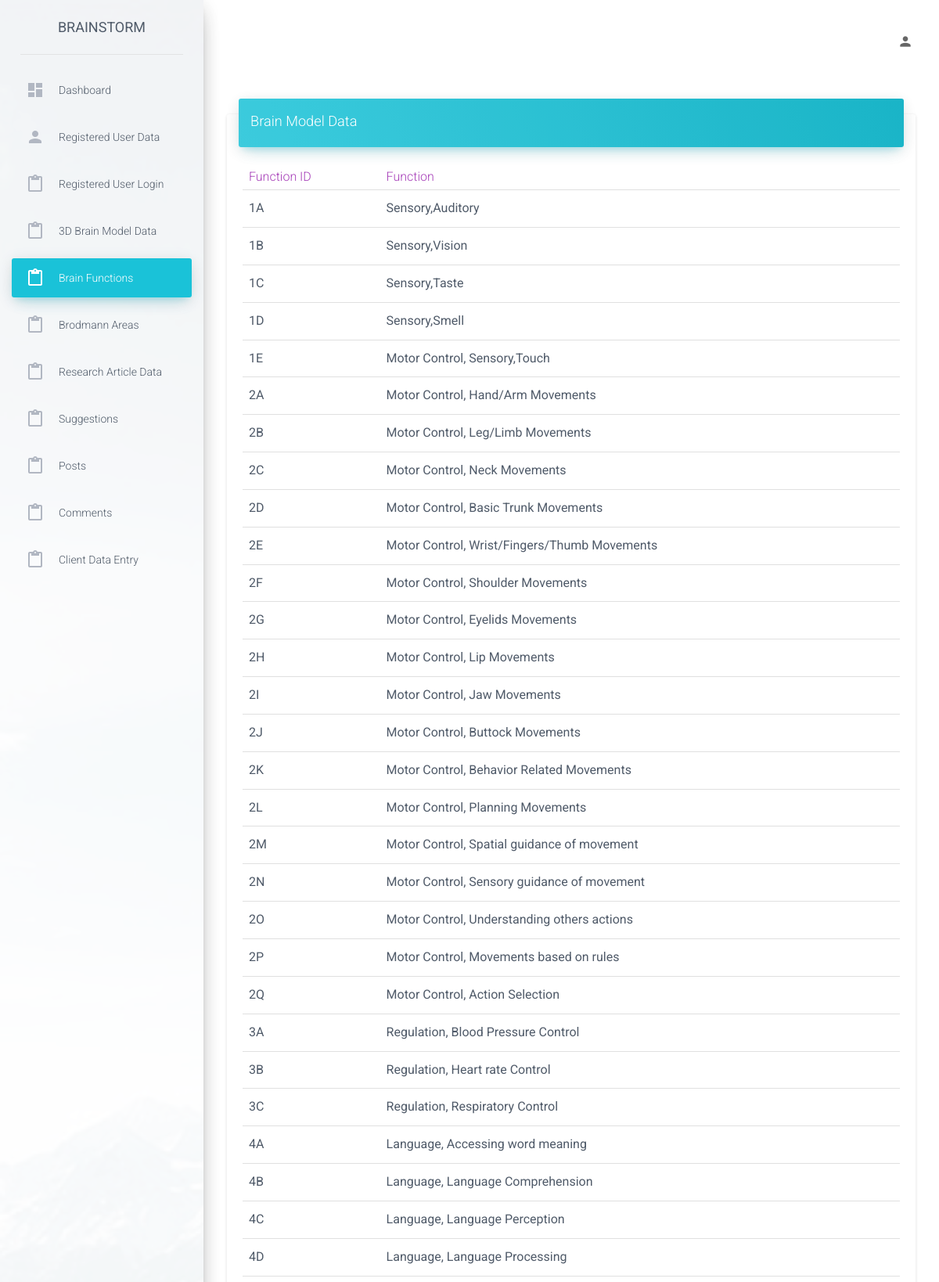
Page /admin/examples/function.php (upper part) on the committed database.
### tables this page shows
CREATE TABLE `function_detail` (
  `function_id` varchar(10) NOT NULL,
  `function` varchar(50) NOT NULL,
  `media` longblob NOT NULL,
  `message` text NOT NULL
);

### admin/examples/function.php (the view, shortened to what this page needs)
<html lang="en">
<head>
    <link href="../assets/css/bootstrap.min.css" rel="stylesheet" />
    <link href="../assets/css/material-dashboard.css?v=1.2.0" rel="stylesheet" />
    <link href="../assets/css/demo.css" rel="stylesheet" />
    <link href="http://maxcdn.bootstrapcdn.com/font-awesome/latest/css/font-awesome.min.css" rel="stylesheet">
</head>
<?php
include("../config/db_connect.php");
?>
<body>
    <div class="wrapper">
        <div class="sidebar" data-color="blue" data-image="../assets/img/sidebar-1.jpg">
            <div class="logo">
                <a href="http://localhost/fMRI%20website/index.php" class="simple-text">
                    Brainstorm
                </a>
            </div>
            <div class="sidebar-wrapper">
                <ul class="nav">
                    <li>
                        <a href="dashboard.php">
                            <i class="material-icons">dashboard</i>
                            <p>Dashboard</p>
                        </a>
                    </li>
                    <li >
                        <a href="./user.php">
                            <i class="material-icons">person</i>
                            <p>Registered User Data</p>
                        </a>
                    </li>
                    <li>
                        <a href="./log.php">
                            <i class="material-icons">content_paste</i>
                            <p>Registered User Login </p>
                        </a>
                    </li>
                    <li>
                        <a href="./table.php">
                            <i class="material-icons">content_paste</i>
                            <p>3D Brain Model Data</p>
                        </a>
                    </li>
                    <li class="active">
                        <a href="./function.php">
                            <i class="material-icons">content_paste</i>
                            <p>Brain Functions</p>
                        </a>
                    </li>
                    <li>
                        <a href="./brodmann areas.php">
                            <i class="material-icons">content_paste</i>
                            <p>Brodmann Areas</p>
                        </a>
                    </li>
                    <li>
                        <a href="./article.php">
                            <i class="material-icons">content_paste</i>
                            <p>Research Article Data</p>
                        </a>
                    </li>
                     <li>
                        <a href="./suggestions.php">
                            <i class="material-icons">content_paste</i>
                            <p>Suggestions</p>
                        </a>
                    </li>
                   <li>
                        <a href="./posts.php">
                            <i class="material-icons">content_paste</i>
                            <p>Posts</p>
                        </a>
                    </li>
                    <li>
                        <a href="./comments.php">
                            <i class="material-icons">content_paste</i>
                            <p>Comments</p>
                        </a>
                    </li>
                    <li>
                        <a href="./client_data_entry.php">
                            <i class="material-icons">content_paste</i>
                            <p>Client Data Entry</p>
                        </a>
                    </li>
                </ul>
            </div>
        </div>
        <div class="main-panel">
            <nav class="navbar navbar-transparent navbar-absolute">
                <div class="container-fluid">
                    <div class="navbar-header">
                        <a class="navbar-brand" href="#"></a>
                    </div>
                    <div class="collapse navbar-collapse">
                        <ul class="nav navbar-nav navbar-right">
                            <li>
                                <a href="view_user.php">
                                    <i class="material-icons">person</i>
                                </a>
                            </li>
                        </ul>
                    </div>
                </div>
            </nav>
            <div class="content">
                <div class="container-fluid">
                    <div class="row">
                        <div class="col-md-12">
                            <div class="card">
                                <div class="card-header" data-background-color="blue">
                                    <h4 class="title">Brain Model Data</h4>
                                </div>
                                <div class="card-content table-responsive">
                                    <table class="table">
                                        <thead class="text-primary">
                                            <th>Function ID</th>
                                            <th>Function</th>
                                        </thead>
                                        <tbody>
                                            <?php
                                            $sql="SELECT * FROM function_detail";
                                            $result=$conn->query($sql);
                                            if ($result->num_rows>0) {
                                                while ($row=$result->fetch_assoc()) { ?>
                                                <tr>
                                                <td><?php echo $row["function_id"];?></td>
                                                <td><?php echo $row["function"];?></td>
                                                </tr>
                                                <?php }
                                            }
                                            ?>
                                        </tbody>
                                    </table>
                                </div>
                            </div>
                        </div>
</html>

### rows in the picture
function_detail: function_id "1A", function "Sensory,Auditory"
function_detail: function_id "1B", function "Sensory,Vision"
function_detail: function_id "1C", function "Sensory,Taste"
function_detail: function_id "1D", function "Sensory,Smell"
function_detail: function_id "1E", function "Motor Control, Sensory,Touch"
function_detail: function_id "2A", function "Motor Control, Hand/Arm Movements"
function_detail: function_id "2B", function "Motor Control, Leg/Limb Movements"
function_detail: function_id "2C", function "Motor Control, Neck Movements"
function_detail: function_id "2D", function "Motor Control, Basic Trunk Movements"
function_detail: function_id "2E", function "Motor Control, Wrist/Fingers/Thumb Movements"
function_detail: function_id "2F", function "Motor Control, Shoulder Movements"
function_detail: function_id "2G", function "Motor Control, Eyelids Movements"
function_detail: function_id "2H", function "Motor Control, Lip Movements"
function_detail: function_id "2I", function "Motor Control, Jaw Movements"
function_detail: function_id "2J", function "Motor Control, Buttock Movements"
function_detail: function_id "2K", function "Motor Control, Behavior Related Movements"
function_detail: function_id "2L", function "Motor Control, Planning Movements"
function_detail: function_id "2M", function "Motor Control, Spatial guidance of movement"
function_detail: function_id "2N", function "Motor Control, Sensory guidance of movement"
function_detail: function_id "2O", function "Motor Control, Understanding others actions"
function_detail: function_id "2P", function "Motor Control, Movements based on rules"
function_detail: function_id "2Q", function "Motor Control, Action Selection"
function_detail: function_id "3A", function "Regulation, Blood Pressure Control"
function_detail: function_id "3B", function "Regulation, Heart rate Control"
function_detail: function_id "3C", function "Regulation, Respiratory Control"
function_detail: function_id "4A", function "Language, Accessing word meaning"
function_detail: function_id "4B", function "Language, Language Comprehension"
function_detail: function_id "4C", function "Language, Language Perception"
function_detail: function_id "4D", function "Language, Language Processing"
